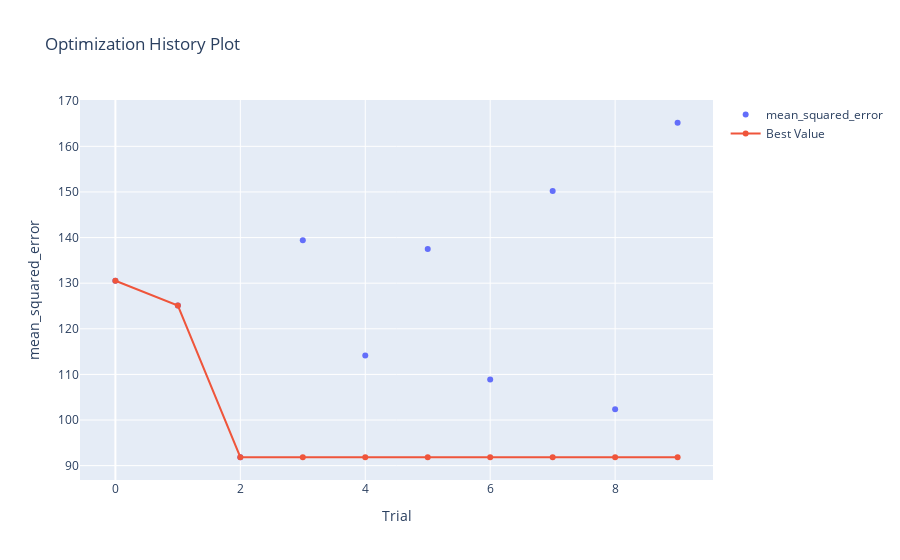

Notebook code cell kept with this figure:
### Code cell
# create study set
study = optuna.create_study(study_name="GradientBoostingRegressor", direction="minimize", sampler=sampler)
# try multiple times
study.optimize(optuna_gbr, n_trials=10)

clear_output(wait=False)

optuna.visualization.plot_optimization_history(study, target_name="mean_squared_error")

### Figure 1 — Plotly figure (JSON) as saved in the notebook; plotly's stock layout.template omitted (floating-point values rounded to 4 significant figures)
{"data": [{"mode": "markers", "name": "mean_squared_error", "type": "scatter", "x": [0, 1, 2, 3, 4, 5, 6, 7, 8, 9], "y": [130.5, 125.1, 91.84, 139.4, 114.1, 137.5, 108.9, 150.2, 102.4, 165.2]}, {"name": "Best Value", "type": "scatter", "x": [0, 1, 2, 3, 4, 5, 6, 7, 8, 9], "y": [130.5, 125.1, 91.84, 91.84, 91.84, 91.84, 91.84, 91.84, 91.84, 91.84]}], "layout": {"title": {"text": "Optimization History Plot"}, "xaxis": {"title": {"text": "Trial"}}, "yaxis": {"title": {"text": "mean_squared_error"}}}}
